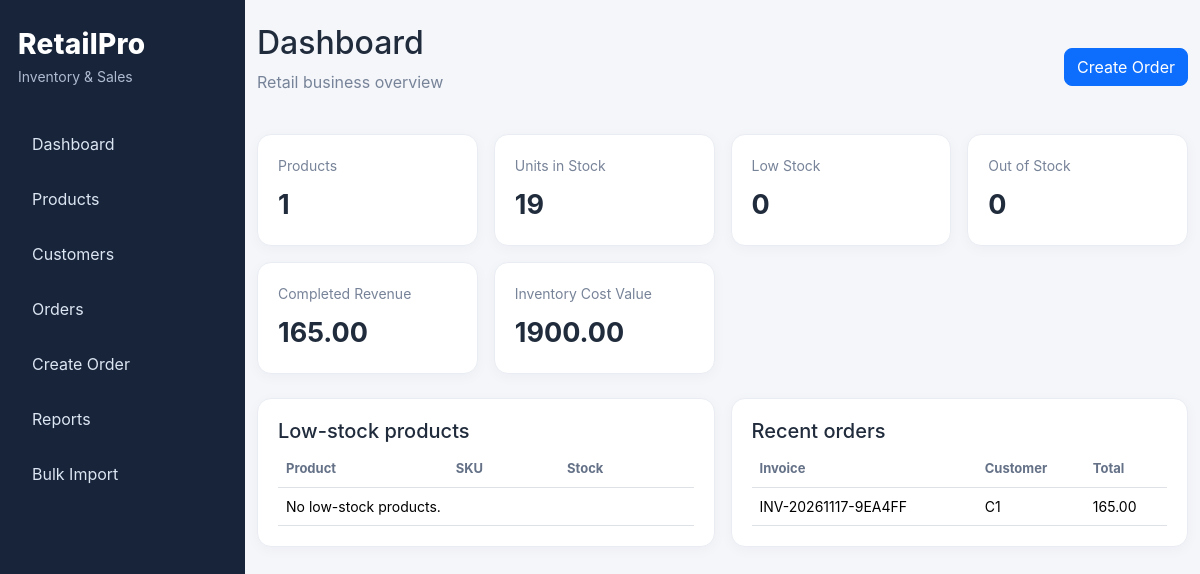
The page / on the database its author committed.
### tables this page shows
CREATE TABLE orders (
        order_id INTEGER PRIMARY KEY AUTOINCREMENT,
        invoice_number TEXT NOT NULL UNIQUE,
        customer_id INTEGER NOT NULL,
        subtotal TEXT NOT NULL,
        tax_rate TEXT NOT NULL,
        tax_amount TEXT NOT NULL,
        discount_amount TEXT NOT NULL,
        grand_total TEXT NOT NULL,
        status TEXT NOT NULL DEFAULT 'completed'
          CHECK(status IN ('completed','cancelled')),
        created_at TEXT NOT NULL DEFAULT CURRENT_TIMESTAMP,
        cancelled_at TEXT,
        FOREIGN KEY(customer_id) REFERENCES customers(customer_id) ON DELETE RESTRICT
    );

CREATE TABLE customers (
        customer_id INTEGER PRIMARY KEY AUTOINCREMENT,
        name TEXT NOT NULL,
        email TEXT UNIQUE,
        phone TEXT,
        address TEXT,
        created_at TEXT NOT NULL DEFAULT CURRENT_TIMESTAMP
    );

### app.py (the view)
    @app.route("/")
    def dashboard():
        summary=inv.summary()
        with __import__("database").get_db_connection() as conn:
            revenue=conn.execute("SELECT COALESCE(SUM(CAST(grand_total AS REAL)),0) n FROM orders WHERE status='completed'").fetchone()["n"]
            recent=conn.execute("""SELECT o.*,c.name customer_name FROM orders o JOIN customers c
                ON c.customer_id=o.customer_id ORDER BY o.order_id DESC LIMIT 5""").fetchall()
        low=inv.list_products(low_stock=True,per_page=100)["products"]
        return render_template("dashboard.html",summary=summary,revenue=revenue,recent=recent,low=low)

### database.py (called while the page is built)
@contextmanager
def get_db_connection():
    conn = sqlite3.connect(str(Config.DATABASE_PATH), timeout=30)
    conn.row_factory = sqlite3.Row
    conn.execute("PRAGMA foreign_keys = ON")
    conn.execute("PRAGMA busy_timeout = 30000")
    try:
        yield conn
        conn.commit()
    except Exception:
        conn.rollback()
        raise
    finally:
        conn.close()

### services.py (called while the page is built)
    def summary(self):
        with get_db_connection() as conn:
            r = conn.execute("""SELECT COUNT(*) products,
                COALESCE(SUM(stock_quantity),0) units,
                COALESCE(SUM(CAST(cost_price AS REAL)*stock_quantity),0) stock_cost,
                SUM(CASE WHEN stock_quantity=0 THEN 1 ELSE 0 END) out_count,
                SUM(CASE WHEN stock_quantity>0 AND stock_quantity<=reorder_threshold THEN 1 ELSE 0 END) low_count
                FROM products""").fetchone()
        return dict(r)

### templates/dashboard.html
{% extends "base.html" %}{% block title %}Dashboard{% endblock %}{% block content %}
<div class="d-flex justify-content-between align-items-center mb-4"><div><h2>Dashboard</h2><p class="muted">Retail business overview</p></div><a class="btn btn-primary" href="{{ url_for('order_new') }}">Create Order</a></div>
<div class="row g-3 mb-4">
{% for label,value in [('Products',summary.products),('Units in Stock',summary.units),('Low Stock',summary.low_count or 0),('Out of Stock',summary.out_count or 0)] %}
<div class="col-sm-6 col-xl-3"><div class="stat"><span>{{ label }}</span><strong>{{ value }}</strong></div></div>{% endfor %}
<div class="col-sm-6 col-xl-3"><div class="stat"><span>Completed Revenue</span><strong>{{ "%.2f"|format(revenue) }}</strong></div></div>
<div class="col-sm-6 col-xl-3"><div class="stat"><span>Inventory Cost Value</span><strong>{{ "%.2f"|format(summary.stock_cost or 0) }}</strong></div></div></div>
<div class="row g-3"><div class="col-lg-6"><div class="panel"><h5>Low-stock products</h5><div class="table-responsive"><table class="table"><tr><th>Product</th><th>SKU</th><th>Stock</th></tr>{% for p in low %}<tr><td>{{ p.name }}</td><td>{{ p.sku }}</td><td>{{ p.stock_quantity }}</td></tr>{% else %}<tr><td colspan="3">No low-stock products.</td></tr>{% endfor %}</table></div></div></div>
<div class="col-lg-6"><div class="panel"><h5>Recent orders</h5><div class="table-responsive"><table class="table"><tr><th>Invoice</th><th>Customer</th><th>Total</th></tr>{% for o in recent %}<tr><td>{{ o.invoice_number }}</td><td>{{ o.customer_name }}</td><td>{{ o.grand_total }}</td></tr>{% else %}<tr><td colspan="3">No orders yet.</td></tr>{% endfor %}</table></div></div></div></div>{% endblock %}

### static/style.css (style rules this page uses)
:root { --navy:#17243a;--bg:#f4f6fa;--ink:#202b3c }
body { background:var(--bg);color:var(--ink);font-family:Inter,Arial,sans-serif }
.muted { color:#778398 }
.stat,.panel { background:#fff;border:1px solid #e9edf3;border-radius:14px;padding:20px;box-shadow:0 3px 14px rgba(25,40,65,.035) }
.stat { min-height:112px;display:flex;flex-direction:column;justify-content:space-between }
.stat span { color:#778398;font-size:14px }
.stat strong { font-size:27px }
.table { margin-bottom:0 }
.table th { font-size:13px;color:#647187;white-space:nowrap }
.table td { font-size:14px;vertical-align:middle }
.btn { border-radius:8px }

### rows shown on the page
orders: invoice_number "INV-20261117-9EA4FF", customer_name "C1", grand_total "165.00"

### other values the page prints
{{ label }} "Products" "Units in Stock" "Low Stock" "Out of Stock"
{{ value }} "1" "19" "0" "0"
{{ "%.2f"|format(revenue) }} "165.00"
{{ "%.2f"|format(summary.stock_cost or 0) }} "1900.00"
